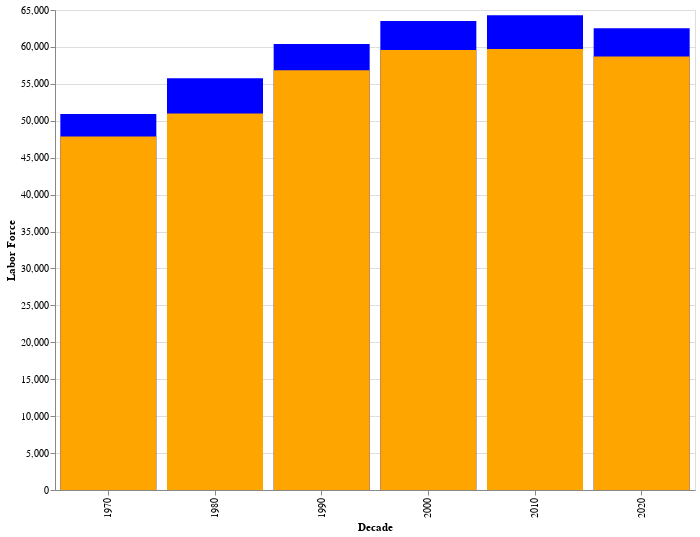

This figure's notebook cell:
### Markdown cell above
## b. Stacked Bar Chart (15 pts)

### Code cell
# Copy original dataset, just in case
temp_dataset = dataset.copy()

# New Decade column to get averages
temp_dataset["DECADE"] = (dataset["YEAR"] // 10) * 10

decade_averages = temp_dataset.groupby("DECADE").agg({
    "LABOR_FORCE": "mean",
    "EMPLOYED": "mean"
}).reset_index()

# Create bar chart, specifying X, Y and dimensions
chart = alt.Chart(decade_averages).encode(
    x=alt.X("DECADE:O", title="Decade"),
    y=alt.Y("LABOR_FORCE:Q", title="Labor Force")
    ).properties(width=640, height=480)

# Color the bar chart
bar_chart = alt.layer(
    chart.mark_bar(color="blue"),
    chart.encode(y="EMPLOYED:Q").mark_bar(color="orange")).show()

### Figure 1 — Vega-Lite specification as saved in the notebook (floating-point values rounded to 4 significant figures)
{"config": {"view": {"continuousWidth": 300, "continuousHeight": 300}}, "layer": [{"mark": {"type": "bar", "color": "blue"}, "encoding": {"x": {"field": "DECADE", "title": "Decade", "type": "ordinal"}, "y": {"field": "LABOR_FORCE", "title": "Labor Force", "type": "quantitative"}}}, {"mark": {"type": "bar", "color": "orange"}, "encoding": {"x": {"field": "DECADE", "title": "Decade", "type": "ordinal"}, "y": {"field": "EMPLOYED", "type": "quantitative"}}}], "data": {"name": "data-dbdfb67a1eae05ad092265ee5d5056c1"}, "height": 480, "width": 640, "$schema": "https://vega.github.io/schema/vega-lite/v5.20.1.json", "datasets": {"data-dbdfb67a1eae05ad092265ee5d5056c1": [{"DECADE": 1970, "LABOR_FORCE": 50910.0, "EMPLOYED": 47890.0}, {"DECADE": 1980, "LABOR_FORCE": 55750.0, "EMPLOYED": 50980.0}, {"DECADE": 1990, "LABOR_FORCE": 60390.0, "EMPLOYED": 56850.0}, {"DECADE": 2000, "LABOR_FORCE": 63500.0, "EMPLOYED": 59600.0}, {"DECADE": 2010, "LABOR_FORCE": 64290.0, "EMPLOYED": 59730.0}, {"DECADE": 2020, "LABOR_FORCE": 62520.0, "EMPLOYED": 58710.0}]}}
